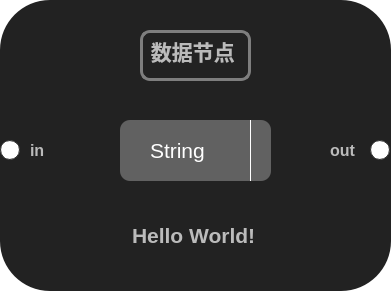
<?xml version="1.0" encoding="UTF-8"?>
<ui version="4.0">
 <class>GraphicsDataNode</class>
 <widget class="QWidget" name="GraphicsDataNode">
  <property name="geometry">
   <rect>
    <x>0</x>
    <y>0</y>
    <width>391</width>
    <height>291</height>
   </rect>
  </property>
  <property name="minimumSize">
   <size>
    <width>0</width>
    <height>0</height>
   </size>
  </property>
  <property name="windowTitle">
   <string>Form</string>
  </property>
  <property name="styleSheet">
   <string notr="true">

background: rgba(255, 255, 255, 0);
    color: #BBBBBB;
    font-family: &quot;Segoe UI&quot;;

</string>
  </property>
  <widget class="QComboBox" name="comboBox">
   <property name="geometry">
    <rect>
     <x>120</x>
     <y>120</y>
     <width>151</width>
     <height>61</height>
    </rect>
   </property>
   <property name="font">
    <font>
     <family>Segoe UI</family>
     <pointsize>16</pointsize>
    </font>
   </property>
   <property name="styleSheet">
    <string notr="true">
QComboBox {border-radius:10px;background:rgb(97, 97, 97);color:#ffffff;
padding-left:30px;
}  

QComboBox QAbstractItemView {background:rgb(189, 189, 189);color:#ffffff;} 
 

QComboBox::drop-down{
width: 20px;
border-left: 1px solid #ffffff; 
}    

QComboBox::down-arrow {image: url(:/img/img/xia.png);height:40px;width:20px;}   

QListView::item{padding-left:30px;background:rgb(152, 152, 152);color:#ffffff;}  

QListView::item:selected{ 
color:#DCDCDC;
background:rgb(94,167,255);
}   

QListView::item:hover{ 
color:#DCDCDC;
background:rgb(94,167,255);
}</string>
   </property>
   <item>
    <property name="text">
     <string>String</string>
    </property>
   </item>
   <item>
    <property name="text">
     <string>float</string>
    </property>
   </item>
   <item>
    <property name="text">
     <string>double</string>
    </property>
   </item>
   <item>
    <property name="text">
     <string>int</string>
    </property>
   </item>
   <item>
    <property name="text">
     <string>long long</string>
    </property>
   </item>
  </widget>
  <widget class="QLabel" name="nodeBackground">
   <property name="geometry">
    <rect>
     <x>0</x>
     <y>0</y>
     <width>391</width>
     <height>291</height>
    </rect>
   </property>
   <property name="styleSheet">
    <string notr="true">

background: #222222;
    color: #BBBBBB;
    font-family: &quot;Segoe UI&quot;;
border-radius:50%;
</string>
   </property>
   <property name="text">
    <string/>
   </property>
  </widget>
  <widget class="QPushButton" name="outputPort">
   <property name="geometry">
    <rect>
     <x>370</x>
     <y>140</y>
     <width>20</width>
     <height>20</height>
    </rect>
   </property>
   <property name="minimumSize">
    <size>
     <width>20</width>
     <height>20</height>
    </size>
   </property>
   <property name="maximumSize">
    <size>
     <width>20</width>
     <height>20</height>
    </size>
   </property>
   <property name="styleSheet">
    <string notr="true">QPushButton {
    border: 1px solid #333333;
    padding: 4px;
    min-width: 10px;
    min-height: 10px;
	max-width: 10px;
    max-height: 10px;
	border-radius:10px;
    
	background-color: rgb(255, 255, 255);
}

QPushButton:hover {
    background-color: rgb(52, 167, 255);
    border-color: #444444;
}

QPushButton:pressed {
    background-color: rgb(46, 39, 239);
    border-color: #333333;
    color: yellow;
}

QPushButton:disabled {
    color: #333333;
}</string>
   </property>
   <property name="text">
    <string/>
   </property>
  </widget>
  <widget class="QPushButton" name="inputPort">
   <property name="geometry">
    <rect>
     <x>0</x>
     <y>140</y>
     <width>20</width>
     <height>20</height>
    </rect>
   </property>
   <property name="minimumSize">
    <size>
     <width>20</width>
     <height>20</height>
    </size>
   </property>
   <property name="maximumSize">
    <size>
     <width>20</width>
     <height>20</height>
    </size>
   </property>
   <property name="styleSheet">
    <string notr="true">QPushButton {
    border: 1px solid #333333;
    padding: 4px;
    min-width: 10px;
    min-height: 10px;
	max-width: 10px;
    max-height: 10px;
	border-radius:10px;
    
	background-color: rgb(255, 255, 255);
}

QPushButton:hover {
    background-color: rgb(52, 167, 255);
    border-color: #444444;
}

QPushButton:pressed {
    background-color: rgb(46, 39, 239);
    border-color: #333333;
    color: yellow;
}

QPushButton:disabled {
    color: #333333;
}</string>
   </property>
   <property name="text">
    <string/>
   </property>
  </widget>
  <widget class="QLineEdit" name="lineEdit">
   <property name="geometry">
    <rect>
     <x>130</x>
     <y>210</y>
     <width>131</width>
     <height>51</height>
    </rect>
   </property>
   <property name="font">
    <font>
     <family>Segoe UI</family>
     <pointsize>16</pointsize>
     <weight>75</weight>
     <bold>true</bold>
    </font>
   </property>
   <property name="styleSheet">
    <string notr="true">border:0px;
border-radius:10px;</string>
   </property>
   <property name="text">
    <string>Hello World!</string>
   </property>
  </widget>
  <widget class="QLineEdit" name="lineEdit_2">
   <property name="geometry">
    <rect>
     <x>140</x>
     <y>30</y>
     <width>111</width>
     <height>51</height>
    </rect>
   </property>
   <property name="font">
    <font>
     <family>Segoe UI</family>
     <pointsize>16</pointsize>
     <weight>75</weight>
     <bold>true</bold>
    </font>
   </property>
   <property name="styleSheet">
    <string notr="true">border:3px solid rgb(126, 126, 126);
border-radius:10px;</string>
   </property>
   <property name="text">
    <string> 数据节点</string>
   </property>
  </widget>
  <widget class="QLabel" name="label">
   <property name="geometry">
    <rect>
     <x>330</x>
     <y>140</y>
     <width>31</width>
     <height>21</height>
    </rect>
   </property>
   <property name="font">
    <font>
     <family>Segoe UI</family>
     <pointsize>12</pointsize>
     <weight>75</weight>
     <bold>true</bold>
    </font>
   </property>
   <property name="text">
    <string>out</string>
   </property>
  </widget>
  <widget class="QLabel" name="label_2">
   <property name="geometry">
    <rect>
     <x>30</x>
     <y>140</y>
     <width>31</width>
     <height>21</height>
    </rect>
   </property>
   <property name="font">
    <font>
     <family>Segoe UI</family>
     <pointsize>12</pointsize>
     <weight>75</weight>
     <bold>true</bold>
    </font>
   </property>
   <property name="text">
    <string>in</string>
   </property>
  </widget>
  <zorder>nodeBackground</zorder>
  <zorder>comboBox</zorder>
  <zorder>outputPort</zorder>
  <zorder>inputPort</zorder>
  <zorder>lineEdit</zorder>
  <zorder>lineEdit_2</zorder>
  <zorder>label</zorder>
  <zorder>label_2</zorder>
 </widget>
 <resources/>
 <connections/>
</ui>
